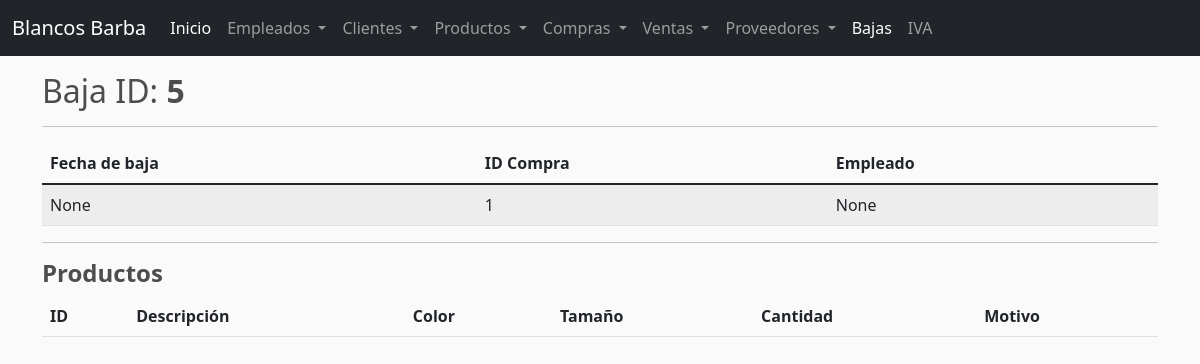
The app's page /bajainfo/5, older data.
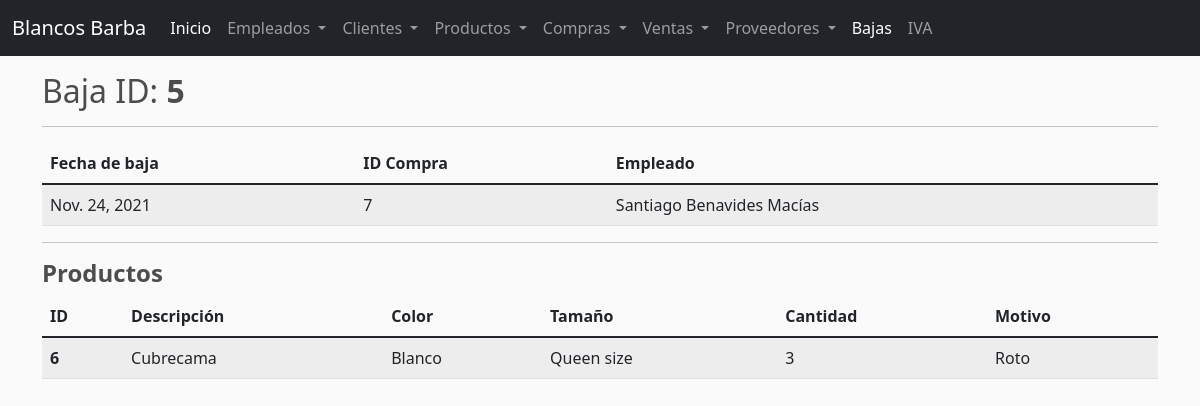
The same page, newer data.
### barba/models.py (models this page shows, shortened)
class Baja(models.Model):
    fechaBaja = models.DateField(null=True,blank=True)
    compra = models.ForeignKey(Compra,on_delete=models.CASCADE,null=True,blank=True)
    empleado = models.ForeignKey(Empleado,on_delete=models.CASCADE,null=True,blank=True)

class Compra(models.Model):
    fechaCompra = models.DateField(null=True,blank=True)
    proveedor = models.ForeignKey(Proveedor,on_delete=models.CASCADE,null=True,blank=True)
    empleado = models.ForeignKey(Empleado,on_delete=models.CASCADE,null=True,blank=True)

class Empleado(models.Model):
    nombre = models.CharField(max_length=50,null=True)
    apellidos = models.CharField(max_length=50,null=True)
    sueldo = models.FloatField(null=True)
    cargo = models.CharField(max_length=50,null=True)
    direccion = models.CharField(max_length=50,null=True)
    status = models.CharField(max_length=50,null=True,blank=True)
    password = models.CharField(max_length=50,null=True)
    telefono = models.CharField(max_length=50,null=True)
    def __str__(self):
        return self.nombre + ' ' + self.apellidos

class DetalleBaja(models.Model):
    baja = models.ForeignKey(Baja,on_delete=models.CASCADE,null=True,blank=True)
    producto = models.ForeignKey(Producto,on_delete=models.CASCADE,null=True,blank=True)
    cantidad = models.IntegerField(null=True,blank=True)
    motivo = models.CharField(max_length=150,null=True,blank=True)

class Producto(models.Model):
    descripcion = models.CharField(max_length=50,null=True)
    precio = models.FloatField(null=True)
    color = models.CharField(max_length=50,null=True)
    talla = models.CharField(max_length=50,null=True)
    existencia = models.IntegerField(null=True)

### barba/views.py (the view)
# urls.py: path('bajainfo/<str:pk>',views.bajainfo, name='bajainfo'),
def bajainfo(request,pk):
    baja = Baja.objects.get(pk=pk)
    detalles = DetalleBaja.objects.filter(baja=baja)
    context = {
        'baja': baja,
        'detalles': detalles,
    }
    return render(request, 'bajainfo.html', context)

### barba/templates/bajainfo.html
{% extends 'base.html' %}
{% block content %}
<div class="container">
    <h2>Baja ID: <b>{{baja.id}}</b></h2>
    <hr>
    <table class="table table-striped">
        <thead>
            <tr>
                <th scope="col">Fecha de baja</th>
                <th scope="col">ID Compra</th>
                <th scope="col">Empleado</th>
            </tr>
        </thead>
        <tbody>
                <tr>
                    <td>{{baja.fechaBaja}}</td>
                    <td>{{baja.compra.id}}</td>
                    <td>{{baja.empleado}}</td>
                </tr>
        </tbody>
    </table>
    <hr>
    <h4><b>Productos</b></h4>
    <table class="table table-striped">
        <thead>
            <tr>
                <th scope="col">ID</th>
                <th scope="col">Descripción</th>
                <th scope="col">Color</th>
                <th scope="col">Tamaño</th>
                <th scope="col">Cantidad</th>
                <th scope="col">Motivo</th>
            </tr>
        </thead>
        <tbody>
            {% for detalle in detalles %}
                <tr>
                    <th scope="col">{{detalle.producto.id}}</th>
                    <td>{{detalle.producto.descripcion}}</td>
                    <td>{{detalle.producto.color}}</td>
                    <td>{{detalle.producto.talla}}</td>
                    <td>{{detalle.cantidad}}</td>
                    <td>{{detalle.motivo}}</td>
                </tr>
            {% endfor %}
        </tbody>
    </table>
</div>
{% endblock %}

### barba/templates/base.html (shortened to what this page needs)
{% load static %}
<!doctype html>
<html lang="es">
<head>
    <link href="https://cdn.jsdelivr.net/npm/bootstrap@5.1.3/dist/css/bootstrap.min.css" rel="stylesheet">
    <link rel="stylesheet" type="text/css" href="{% static '/main.css' %}">
</head>
<body>
    <nav class="navbar navbar-expand-lg navbar-dark bg-dark fixed-top">
        <div class="container-fluid">
            <a class="navbar-brand" href="#">Blancos Barba</a>
            <div class="collapse navbar-collapse" id="navbarSupportedContent">
            <ul class="navbar-nav me-auto mb-2 mb-lg-0">
                <li class="nav-item">
                <a class="nav-link active" aria-current="page" href="/">Inicio</a>
                </li>
                <li class="nav-item dropdown">
                <a class="nav-link dropdown-toggle" href="#" id="navbarDropdown" role="button" data-bs-toggle="dropdown" aria-expanded="false">
                    Empleados
                </a>
                </li>
                <li class="nav-item dropdown">
                <a class="nav-link dropdown-toggle" href="#" id="navbarDropdown" role="button" data-bs-toggle="dropdown" aria-expanded="false">
                    Clientes
                </a>
                </li>
                <li class="nav-item dropdown">
                <a class="nav-link dropdown-toggle" href="#" id="navbarDropdown" role="button" data-bs-toggle="dropdown" aria-expanded="false">
                    Productos
                </a>
                </li>
                <li class="nav-item dropdown">
                <a class="nav-link dropdown-toggle" href="#" id="navbarDropdown" role="button" data-bs-toggle="dropdown" aria-expanded="false">
                    Compras
                </a>
                </li>
                <li class="nav-item dropdown">
                <a class="nav-link dropdown-toggle" href="#" id="navbarDropdown" role="button" data-bs-toggle="dropdown" aria-expanded="false">
                    Ventas
                </a>
                </li>
                <li class="nav-item dropdown">
                <a class="nav-link dropdown-toggle" href="#" id="navbarDropdown" role="button" data-bs-toggle="dropdown" aria-expanded="false">
                    Proveedores
                </a>
                </li>
                <li class="nav-item">
                    <a class="nav-link active" aria-current="page" href="/bajas">Bajas</a>
                </li>
                <li class="nav-item">
                    <a class="nav-link" href="/iva">IVA</a>
                </li>
            </ul>
            </div>
        </div>
    </nav>
    <br>
    <br>
    <br>
    {% block content %}
    {% endblock %}
</body>
</html>

### static/main.css (style rules this page uses)
body { background-color: hsl(0, 0%, 98%); }
h1,h2,h3,h4,h5,h6 { color:hsl(0, 0%, 30%); }

Row changes from the older to the newer data that the page shows:
changed Baja id 5: fechaBaja "None" → "Nov. 24, 2021"; compra.id "1" → "7"; empleado "None" → "Santiago Benavides Macías"
added DetalleBaja: producto.id "6", producto.descripcion "Cubrecama", producto.color "Blanco", producto.talla "Queen size", cantidad "3", motivo "Roto"
